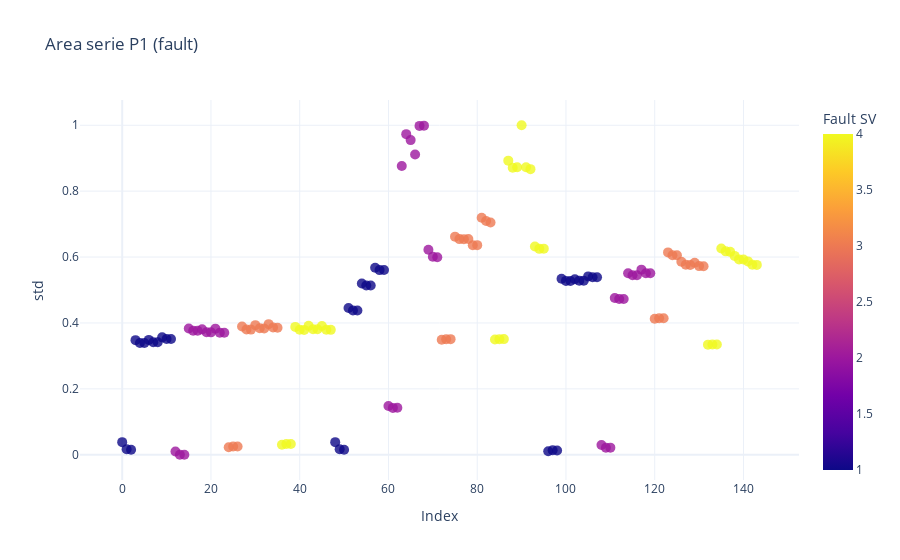

The notebook cell saved with this chart:
### Code cell
fault_sv = split_df["fault_sv"].values
open_ratio = split_df["opening_ratio"].values

# Creare un DataFrame per Plotly
df_plot = pd.DataFrame({
    'Index': range(len(df_train)),
    'std': df_train["P3_std"],
    'fault_sv': fault_sv,
    'opening_ratio': open_ratio
})

# Creare il grafico scatter con Plotly Express
fig = px.scatter(
    df_plot,
    x='Index',
    y='std',
    color='fault_sv',
    hover_data={'opening_ratio': True},
    labels={'fault_sv': 'Fault SV'},
    title='Area serie P1 (fault)'
)

# Aggiungere dettagli alla legenda e alla griglia
fig.update_layout(
    legend_title='Fault SV',
    xaxis_title='Index',
    yaxis_title='std',
    template='plotly_white'
)

fig.update_traces(marker=dict(size=10, opacity=0.8),
                  selector=dict(mode='markers'))

# Mostrare il grafico
fig.show()

### Figure 1 — Plotly figure (JSON) as saved in the notebook; plotly's stock layout.template omitted (floating-point values rounded to 4 significant figures; data arrays with more than 128 entries replaced by an {"elided": "..."} marker saying what was removed)
{"data": [{"customdata": {"elided": "144x1 int values"}, "hovertemplate": "Index=%{x}<br>std=%{y}<br>opening_ratio=%{customdata[0]}<br>Fault SV=%{marker.color}<extra></extra>", "legendgroup": "", "marker": {"color": {"elided": "144 int values"}, "coloraxis": "coloraxis", "opacity": 0.8, "size": 10, "symbol": "circle"}, "mode": "markers", "name": "", "orientation": "v", "showlegend": false, "type": "scatter", "x": {"elided": "144 int values"}, "xaxis": "x", "y": {"elided": "144 float values"}, "yaxis": "y"}], "layout": {"coloraxis": {"colorbar": {"title": {"text": "Fault SV"}}, "colorscale": [[0, "#0d0887"], [0.1111, "#46039f"], [0.2222, "#7201a8"], [0.3333, "#9c179e"], [0.4444, "#bd3786"], [0.5556, "#d8576b"], [0.6667, "#ed7953"], [0.7778, "#fb9f3a"], [0.8889, "#fdca26"], [1, "#f0f921"]]}, "legend": {"title": {"text": "Fault SV"}, "tracegroupgap": 0}, "title": {"text": "Area serie P1 (fault)"}, "xaxis": {"anchor": "y", "domain": [0, 1], "title": {"text": "Index"}}, "yaxis": {"anchor": "x", "domain": [0, 1], "title": {"text": "std"}}}}
